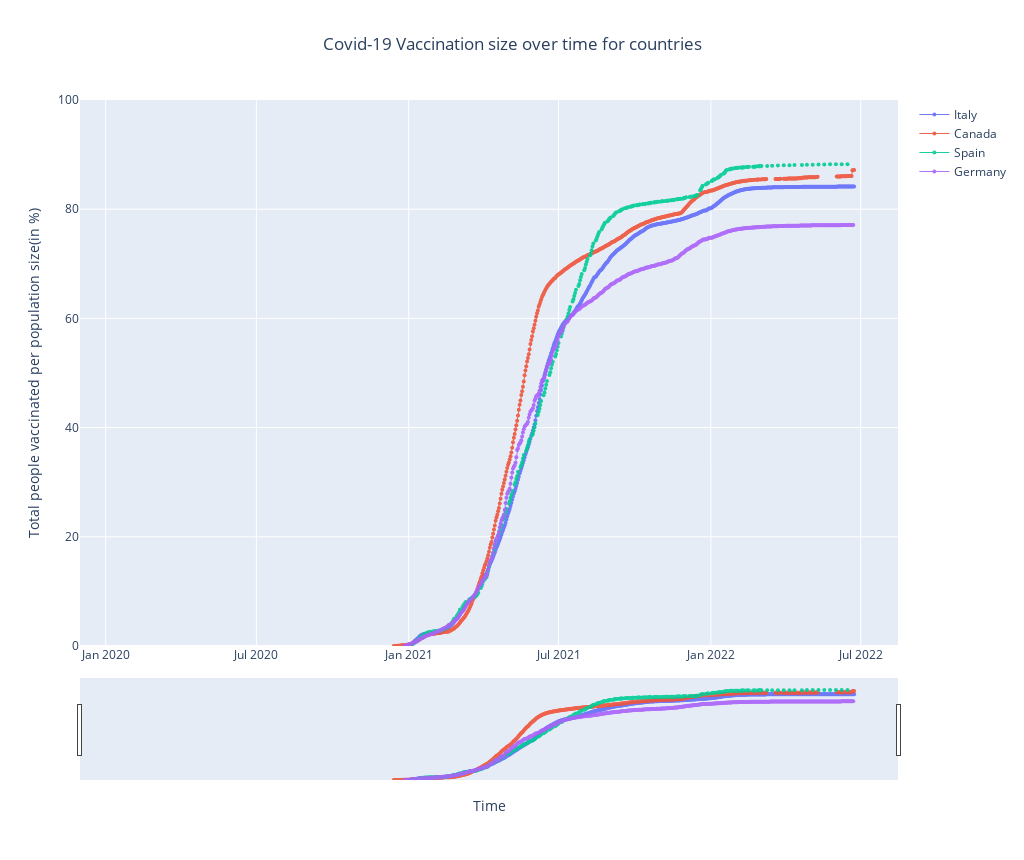

Notebook cell for this chart:
### Code cell
plot_fig(country_list, df_processed, "people_vaccinated", "Covid-19 Vaccination size over time for countries", 
         "Time", "Total people vaccinated per population size(in %)",[0,100], browser_renderer=False)

### Figure 1 — Plotly figure (JSON) as saved in the notebook; plotly's stock layout.template omitted (floating-point values rounded to 4 significant figures; data arrays with more than 128 entries replaced by an {"elided": "..."} marker saying what was removed)
{"data": [{"line": {"width": 1}, "marker": {"size": 4}, "mode": "markers+lines", "name": "Italy", "opacity": 0.9, "type": "scatter", "x": {"elided": "875 str values"}, "y": {"elided": "875 float values"}}, {"line": {"width": 1}, "marker": {"size": 4}, "mode": "markers+lines", "name": "Canada", "opacity": 0.9, "type": "scatter", "x": {"elided": "883 str values"}, "y": {"elided": "883 float values"}}, {"line": {"width": 1}, "marker": {"size": 4}, "mode": "markers+lines", "name": "Spain", "opacity": 0.9, "type": "scatter", "x": {"elided": "874 str values"}, "y": {"elided": "874 float values"}}, {"line": {"width": 1}, "marker": {"size": 4}, "mode": "markers+lines", "name": "Germany", "opacity": 0.9, "type": "scatter", "x": {"elided": "879 str values"}, "y": {"elided": "879 float values"}}], "layout": {"height": 860, "title": {"text": "Covid-19 Vaccination size over time for countries", "x": 0.5}, "width": 1024, "xaxis": {"rangeslider": {"visible": true}, "title": {"text": "Time"}}, "yaxis": {"range": [0, 100], "title": {"text": "Total people vaccinated per population size(in %)"}, "type": "linear"}}}
